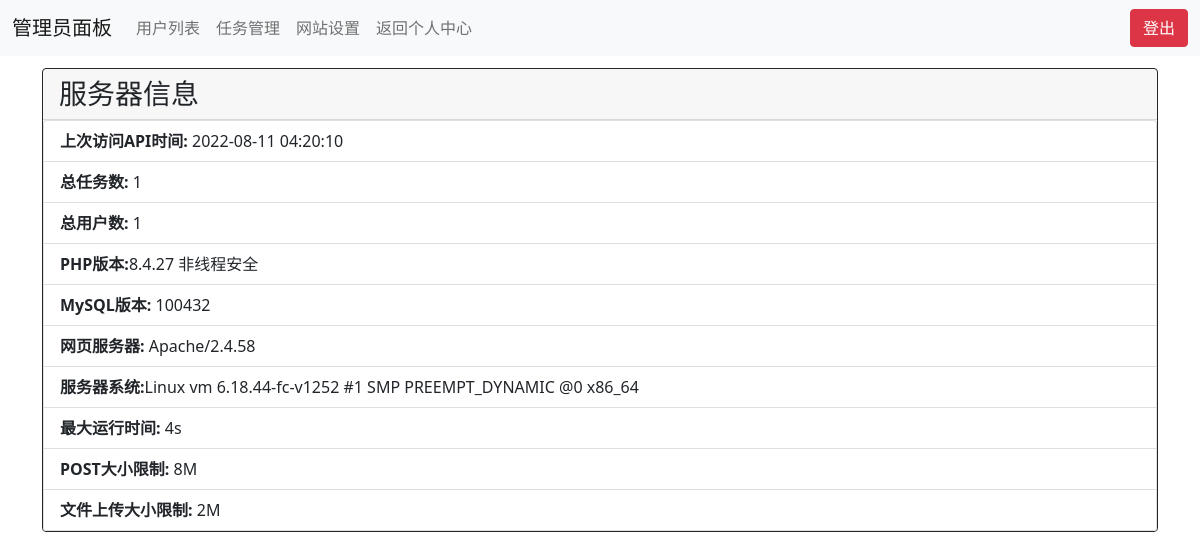
The page /admin/index.php (signed in) on the database as committed earlier.
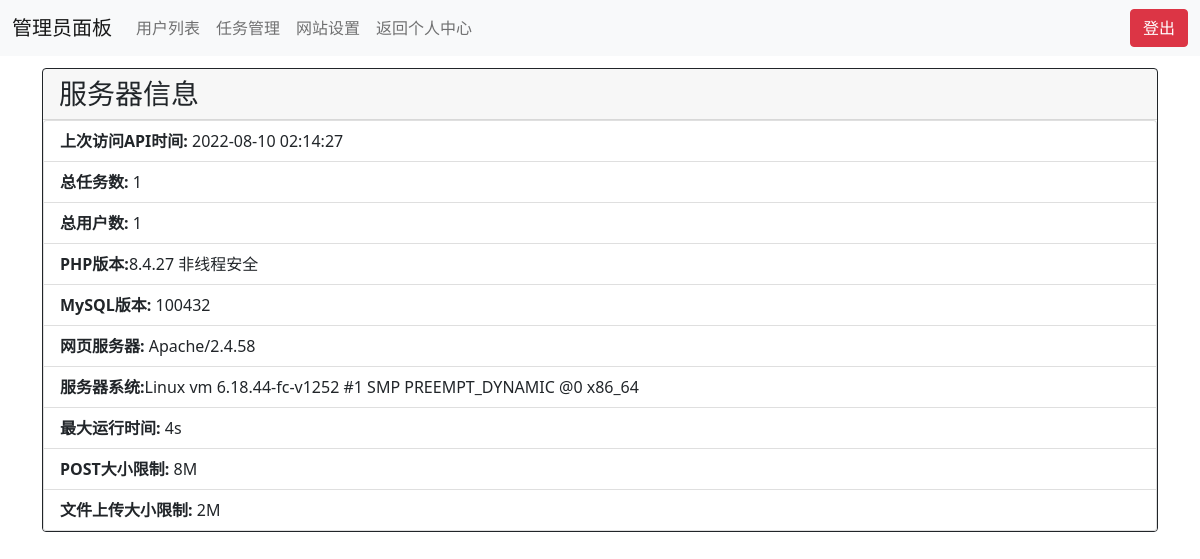
The same page on the database as committed later.
### tables this page shows
CREATE TABLE `setting` (
  `id` tinyint(3) unsigned NOT NULL AUTO_INCREMENT,
  `name` text NOT NULL,
  `content` text NOT NULL,
  PRIMARY KEY (`id`)
);

### admin/index.php (the view, shortened to what this page needs)
<?php
include("header.php");
?>
<head>
</head>
<body>
<div class="container" style="margin-top: 1%">
    <div class="card border-dark">
        <h3 class="card-header">服务器信息</h3>
        <ul class="list-group">
            <li class="list-group-item">
                <b>上次访问API时间:</b> <?php echo mysqli_fetch_assoc(mysqli_query($conn,"SELECT content FROM setting WHERE name='last_update'"))['content'] ?>
            </li>
            <li class="list-group-item">
                <b>总任务数:</b> <?php echo mysqli_num_rows(mysqli_query($conn, "SELECT id FROM tasks;")); ?>
            </li>
            <li class="list-group-item">
                <b>总用户数:</b> <?php echo mysqli_num_rows(mysqli_query($conn, "SELECT id FROM users;")); ?>
            </li>
            <li class="list-group-item">
                <b>PHP版本:</b><?php echo phpversion() ?>
                <?php if (ini_get('safe_mode')) {
                    echo '线程安全';
                } else {
                    echo '非线程安全';
                } ?>
            </li>
            <li class="list-group-item">
                <b>MySQL版本:</b> <?php echo mysqli_get_server_version($conn) ?>
            </li>
            <li class="list-group-item">
                <b>网页服务器:</b> <?php echo $_SERVER['SERVER_SOFTWARE'] ?>
            </li>
            <li class="list-group-item">
                <b>服务器系统:</b><?php echo php_uname('a') ?>
            </li>
            <li class="list-group-item">
                <b>最大运行时间:</b> <?php echo ini_get('max_execution_time') ?>s
            </li>
            <li class="list-group-item">
                <b>POST大小限制:</b> <?php echo ini_get('post_max_size'); ?>
            </li>
            <li class="list-group-item">
                <b>文件上传大小限制:</b> <?php echo ini_get('upload_max_filesize'); ?>
            </li>
        </ul>
    </div>
</div>
</body>

### include/common.php (shortened to what this page needs)
<?php
echo '<!DOCTYPE html>
<html lang="zh-CN">
<head>
    <meta charset="utf-8">
    <meta name="viewport" content="width=device-width, initial-scale=1">
    <link href="https://cdn.jsdelivr.net/npm/bootstrap@5.1.3/dist/css/bootstrap.min.css" rel="stylesheet">
    <link rel="stylesheet" href="https://cdn.jsdelivr.net/npm/bootstrap-icons@1.8.2/font/bootstrap-icons.css">
    <link href=”https://fonts.googleapis.com/icon?family=Material+Icons” rel=”stylesheet”>
    <script src="https://cdn.jsdelivr.net/npm/bootstrap@5.2.0-beta1/dist/js/bootstrap.bundle.min.js"
></script>
</head>
';

### admin/header.php (shortened to what this page needs)
<?php
include("../include/common.php");
?>
<nav class="navbar navbar-expand-lg navbar-light bg-light">
    <div class="container-fluid">
        <a class="navbar-brand" href="index.php">管理员面板</a>
        <div class="collapse navbar-collapse" id="navbarSupportedContent">
            <ul class="navbar-nav me-auto mb-2 mb-lg-0">
                <li class="nav-item">
                    <a class="nav-link" href="user.php">用户列表</a>
                </li>
                <li class="nav-item">
                    <a class="nav-link" href="tasks.php">任务管理</a>
                </li>
                <li class="nav-item">
                    <a class="nav-link" href="setting.php">网站设置</a>
                </li>
                <li class="nav-item">
                    <a class="nav-link" href="../userindex.php">返回个人中心</a>
                </li>
            </ul>
            <?php if ($_SESSION['isLogin']) echo '<a href="../userindex.php?logout" class="btn btn-danger">登出</a>' ?>
        </div>
    </div>
</nav>

Rows that differ between the two databases and show on the page:
changed setting: content "2022-08-11 04:20:10" → "2022-08-10 02:14:27"
